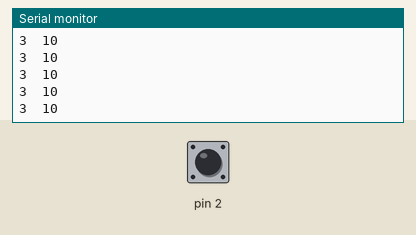
Simulated run of this sketch. Board: Arduino Uno, built with avr-gcc and run on an emulated ATmega328P. Parts: the last lines printed to the serial monitor. The inputs (shaded band) are chosen by the test bench; at power-on: pin 2 HIGH.

Above: at 1.2 s.
1.3 s: pin 2 pulled LOW for 0.15 s
At 1.35 s:
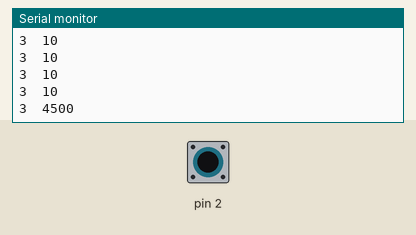
2.9 s: pin 2 pulled LOW for 1 s
At 3.62 s:
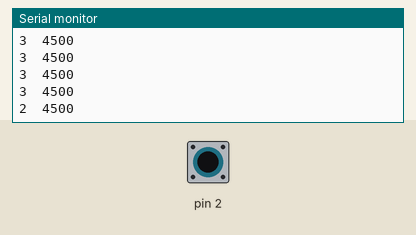
5.4 s: pin 2 pulled LOW for 1 s
At 5.89 s:
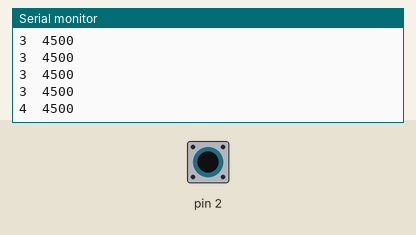
7.9 s: pin 2 driven LOW
Timing chart, 0 to 10.9 s (numbered marks = the images above; inputs shaded):
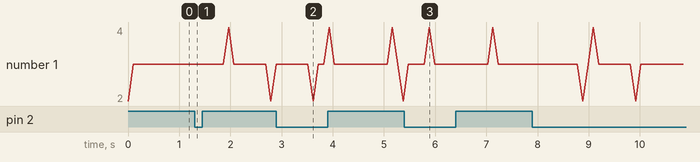

The sketch:

CapacitiveSensorSketch.ino
```cpp
#include <CapacitiveSensor.h>

/*
 * CapitiveSense Library Demo Sketch
 * Paul Badger 2008
 * Uses a high value resistor e.g. 10M between send pin and receive pin
 * Resistor effects sensitivity, experiment with values, 50K - 50M. Larger resistor values yield larger sensor values.
 * Receive pin is the sensor pin - try different amounts of foil/metal on this pin
 */


CapacitiveSensor   cs_4_2 = CapacitiveSensor(4,2);        // 10M resistor between pins 4 & 2, pin 2 is sensor pin, add a wire and or foil if desired
//CapacitiveSensor   cs_4_6 = CapacitiveSensor(4,6);        // 10M resistor between pins 4 & 6, pin 6 is sensor pin, add a wire and or foil

//const int ELwire = 3;

void setup()
{
  cs_4_2.set_CS_AutocaL_Millis(0xFFFFFFFF);     // turn off autocalibrate on channel 1 - just as an example
   Serial.begin(9600);

   //setup ELwire
//  pinMode(ELwire, OUTPUT);
//  digitalWrite(ELwire, LOW);
}

void loop()
{
    long start = millis();
    long total1 =  cs_4_2.capacitiveSensor(30);
    //long total2 =  cs_4_6.capacitiveSensor(30);


    Serial.print(millis() - start);        // check on performance in milliseconds
    Serial.print("\t");                    // tab character for debug windown spacing

    Serial.print(total1);                  // print sensor output 1
    Serial.println("\t");
//    Serial.print(total2);                  // print sensor output 2
//    Serial.println("\t");
//    Serial.println("\n");


//    if(total1 < 500) {
//      digitalWrite(ELwire, LOW);
//    } else {
//      digitalWrite(ELwire, HIGH);
//      delay(1000);
//      digitalWrite(ELwire,LOW);
//      delay(2000);
//    }

    delay(100);                             // arbitrary delay to limit data to serial port
}
```

Measured:
- after the input at 1.3 s, the serial monitor: prints a new line after 0.05 s (image 1)
- after the input at 2.9 s, the serial monitor: prints a new line after 0.72 s (image 2)
- after the input at 5.4 s, the serial monitor: prints a new line after 0.49 s (image 3)
